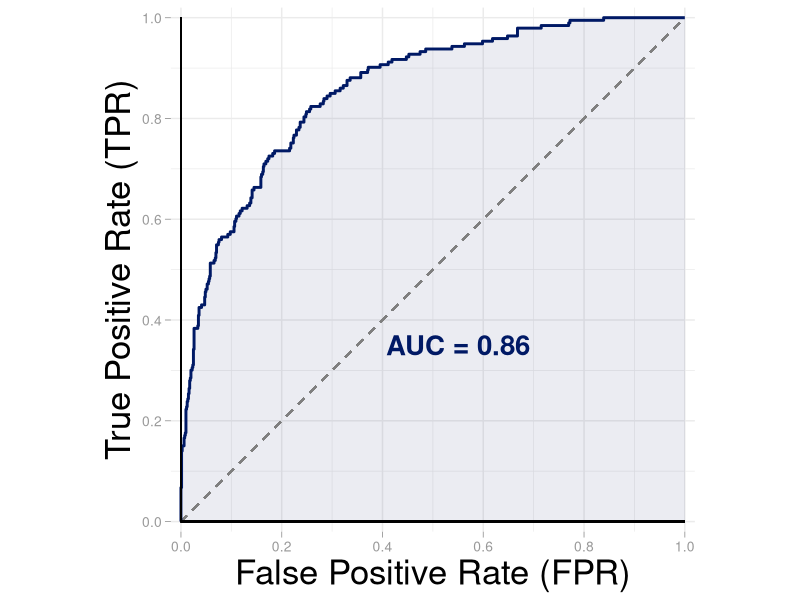
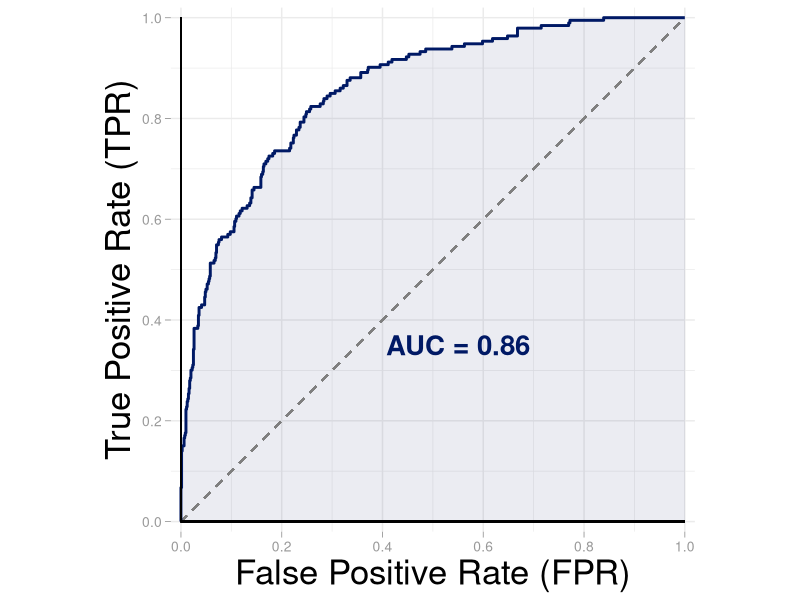

Reproduce these figures in R, in order.
library(ggplot2)

set.seed(42)

# --- Simulate data ---
n <- 1000

# Covariates
x1 <- rnorm(n, mean = 0, sd = 1)
x2 <- rbinom(n, size = 1, prob = 0.4)
x3 <- rnorm(n, mean = 2, sd = 1.5)

# True linear predictor
eta <- -1.2 + 1.4 * x1 + 0.9 * x2 - 0.7 * x3

# Convert to probabilities using logistic link
p <- 1 / (1 + exp(-eta))

# Binary response
y <- rbinom(n, size = 1, prob = p)

# Put into data frame
dat <- data.frame(
  y = y,
  x1 = x1,
  x2 = x2,
  x3 = x3
)

# Check event rate
mean(dat$y)


# --- Fit GLM ---
fit <- glm(
  y ~ x1 + x2 + x3,
  data = dat,
  family = binomial(link = "logit")
)

summary(fit)

# Predicted probabilities
dat$pred_prob <- predict(fit, type = "response")


# --- Compute ROC curve manually ---
compute_roc <- function(scores, labels) {
  thresholds <- sort(unique(scores), decreasing = TRUE)

  tpr <- numeric(length(thresholds))
  fpr <- numeric(length(thresholds))

  P <- sum(labels == 1)
  N <- sum(labels == 0)

  for (i in seq_along(thresholds)) {
    pred_pos <- scores >= thresholds[i]

    tp <- sum(pred_pos & labels == 1)
    fp <- sum(pred_pos & labels == 0)

    tpr[i] <- tp / P
    fpr[i] <- fp / N
  }

  data.frame(
    FPR = c(0, fpr, 1),
    TPR = c(0, tpr, 1)
  )
}

roc_df <- compute_roc(dat$pred_prob, dat$y)

# Sort before computing AUC
roc_df <- roc_df[order(roc_df$FPR, roc_df$TPR), ]

# --- AUC via trapezoidal rule ---
auc_val <- sum(
  diff(roc_df$FPR) *
    (roc_df$TPR[-1] + roc_df$TPR[-nrow(roc_df)]) / 2
)

auc_val



# --- Plot ROC curve ---
ROCPlot <- ggplot(data = roc_df, aes(x = FPR, y = TPR)) +
  geom_ribbon(aes(ymin = 0, ymax = TPR),
              fill = "#001965", alpha = 0.08) +
  geom_segment(aes(x = 0, xend = 1, y = 0, yend = 1),
               linetype = "dashed", color = "grey50", linewidth = 0.7) +
  geom_line(color = "#001965", linewidth = 1) +
  annotate(
    "text",
    x = 0.55,
    y = 0.35,
    label = paste0("AUC = ", sprintf("%.2f", auc_val)),
    size = 7,
    color = "#001965",
    fontface = "bold"
  ) +
  xlab("False Positive Rate (FPR)") +
  ylab("True Positive Rate (TPR)") +
  theme_minimal() +
  theme(
    axis.title = element_text(size = 25),
    axis.text.y = element_text(size = 10, color = "grey60"),
    axis.text.x = element_text(size = 10, color = "grey60"),
    axis.ticks.y = element_line(linewidth = 0.3, color = "grey60"),
    axis.ticks.x = element_line(linewidth = 0.3, color = "grey60"),
    axis.ticks.length = unit(0.15, "cm"),
    legend.position = "none"
  ) +
  scale_x_continuous(
    breaks = seq(0, 1, by = 0.2),
    limits = c(0, 1),
    expand = c(0.01, 0.01)
  ) +
  scale_y_continuous(
    breaks = seq(0, 1, by = 0.2),
    limits = c(0, 1),
    expand = c(0.01, 0.01)
  ) +
  coord_equal() +
  geom_segment(aes(x = 0, xend = 1, y = 0, yend = 0),
               color = "black", linewidth = 0.5) +
  geom_segment(aes(x = 0, xend = 0, y = 0, yend = 1),
               color = "black", linewidth = 0.5)

ROCPlot


# --- Save ---
SavePlotROC <- function(filename, plotname, folder = "Plots/") {
  dir.create(folder, showWarnings = FALSE, recursive = TRUE)

  full_path <- paste0(folder, filename)

  ggsave(
    full_path,
    plot = plotname,
    width = 8,
    height = 8,
    dpi = "retina",
    bg = "white"
  )
}

SavePlotROC("ROC_GLM.png", ROCPlot)
